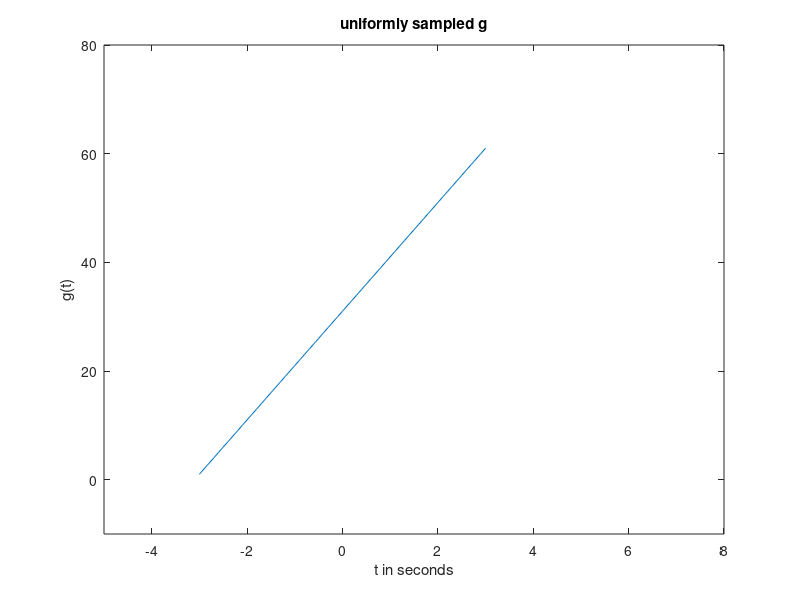
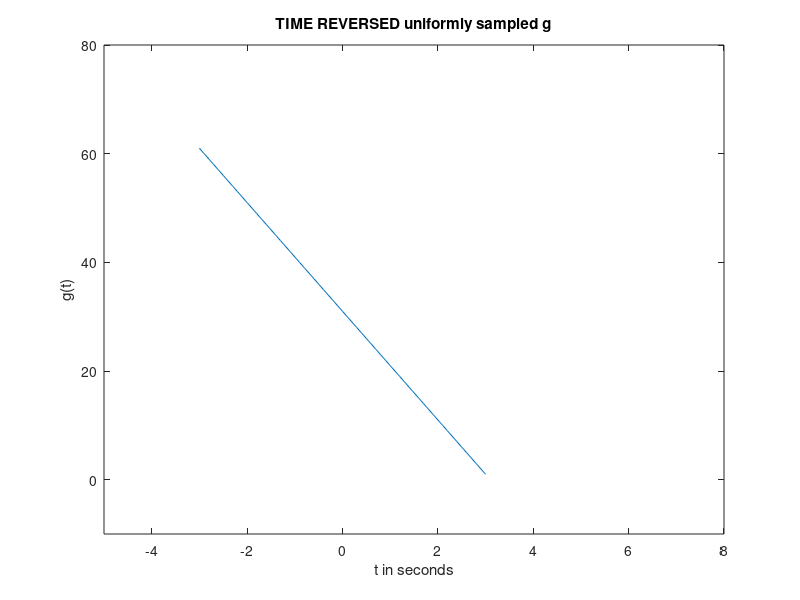
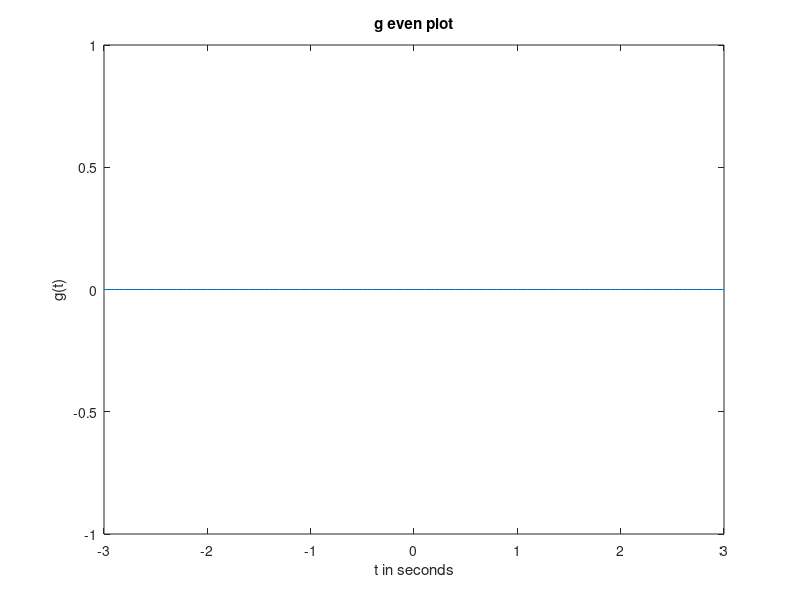
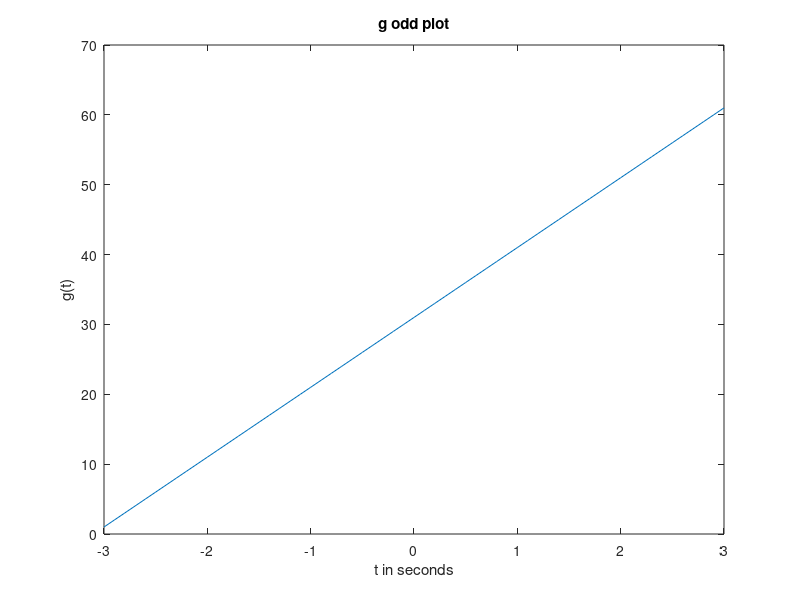

Write the MATLAB code that produced these figures, in order. (Note: this script raises an error after producing the figures.)
% ALBERTO PIZANO
% ECE301 MIDTERM TUESDAY 10/16/2018


clc
clear

%PROBLEM #1 A) g as a function of time "t"
load Prob1Tuesday

g = 1:length(t);

figure;
%subplot(2,1,1)
plot(t,g)
title('uniformly sampled g')
xlabel('t in seconds')
ylabel('g(t)')
axis([-5 8 -10 80])

%PROBLEM #1 B) Time reverse function g(t) is g(-t)
g_rev = -g;

figure;
%subplot(2,1,2)
plot(-t,g)
title('TIME REVERSED uniformly sampled g')
xlabel('t in seconds')
ylabel('g(t)')
axis([-5 8 -10 80])

%PROBLEM #1 C) Determining if signal g is even or odd

g_even = (1/2)*(g + g_rev);
g_odd = (1/2)*(g - g_rev);

% Summing both signals should yield the original function g(t)
g_new = g_even + g_odd;

figure;
plot(t,g_even)
title('g even plot')
xlabel('t in seconds')
ylabel('g(t)')

figure;
plot(t,g_odd)
title('g odd plot')
xlabel('t in seconds')
ylabel('g(t)')

figure;
plot(t,g_new)
title('g odd + g even')
xlabel('t in seconds')
ylabel('g(t)')


% PROBLEM #2

dt = 0.01;
t2 = -5:dt:8;

x = 3*(t2+2).*heaviside(t2+2) - 3*(t2+1).*heaviside(t2+1) - 3*heaviside(t2-1) -heaviside(t2-1) + heaviside(t2-3);

figure;
plot(t2,x)
title('analytic waveform problem #2')
xlabel('t in seconds')
ylabel('x(t)')
axis([-5 8 -2 4])